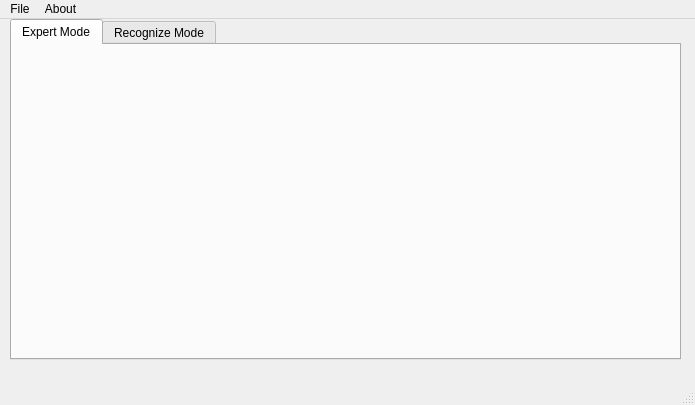
<?xml version="1.0" encoding="UTF-8"?>
<ui version="4.0">
 <class>MainWindow</class>
 <widget class="QMainWindow" name="MainWindow">
  <property name="geometry">
   <rect>
    <x>0</x>
    <y>0</y>
    <width>695</width>
    <height>405</height>
   </rect>
  </property>
  <property name="windowTitle">
   <string>MainWindow</string>
  </property>
  <widget class="QWidget" name="centralWidget">
   <widget class="QTabWidget" name="tabWidget">
    <property name="geometry">
     <rect>
      <x>10</x>
      <y>0</y>
      <width>671</width>
      <height>341</height>
     </rect>
    </property>
    <property name="currentIndex">
     <number>0</number>
    </property>
    <widget class="ExpertWidget" name="expertMode">
     <attribute name="title">
      <string>Expert Mode</string>
     </attribute>
    </widget>
    <widget class="QWidget" name="recognizeMode">
     <attribute name="title">
      <string>Recognize Mode</string>
     </attribute>
    </widget>
   </widget>
  </widget>
  <widget class="QMenuBar" name="menuBar">
   <property name="geometry">
    <rect>
     <x>0</x>
     <y>0</y>
     <width>695</width>
     <height>21</height>
    </rect>
   </property>
   <widget class="QMenu" name="menuNew">
    <property name="title">
     <string>File</string>
    </property>
    <addaction name="actionNew"/>
    <addaction name="actionOpen"/>
    <addaction name="separator"/>
    <addaction name="actionExit"/>
   </widget>
   <widget class="QMenu" name="menuAbove">
    <property name="title">
     <string>About</string>
    </property>
    <addaction name="actionAbout_Exsylor"/>
   </widget>
   <addaction name="menuNew"/>
   <addaction name="menuAbove"/>
  </widget>
  <widget class="QStatusBar" name="statusBar"/>
  <action name="actionNew">
   <property name="text">
    <string>New</string>
   </property>
  </action>
  <action name="actionOpen">
   <property name="text">
    <string>Open</string>
   </property>
  </action>
  <action name="actionExit">
   <property name="text">
    <string>Exit</string>
   </property>
  </action>
  <action name="actionAbout_Exsylor">
   <property name="text">
    <string>About Exsylor</string>
   </property>
  </action>
 </widget>
 <layoutdefault spacing="6" margin="11"/>
 <customwidgets>
  <customwidget>
   <class>ExpertWidget</class>
   <extends>QWidget</extends>
   <header>expertwidget.h</header>
   <container>1</container>
  </customwidget>
 </customwidgets>
 <resources/>
 <connections/>
</ui>
